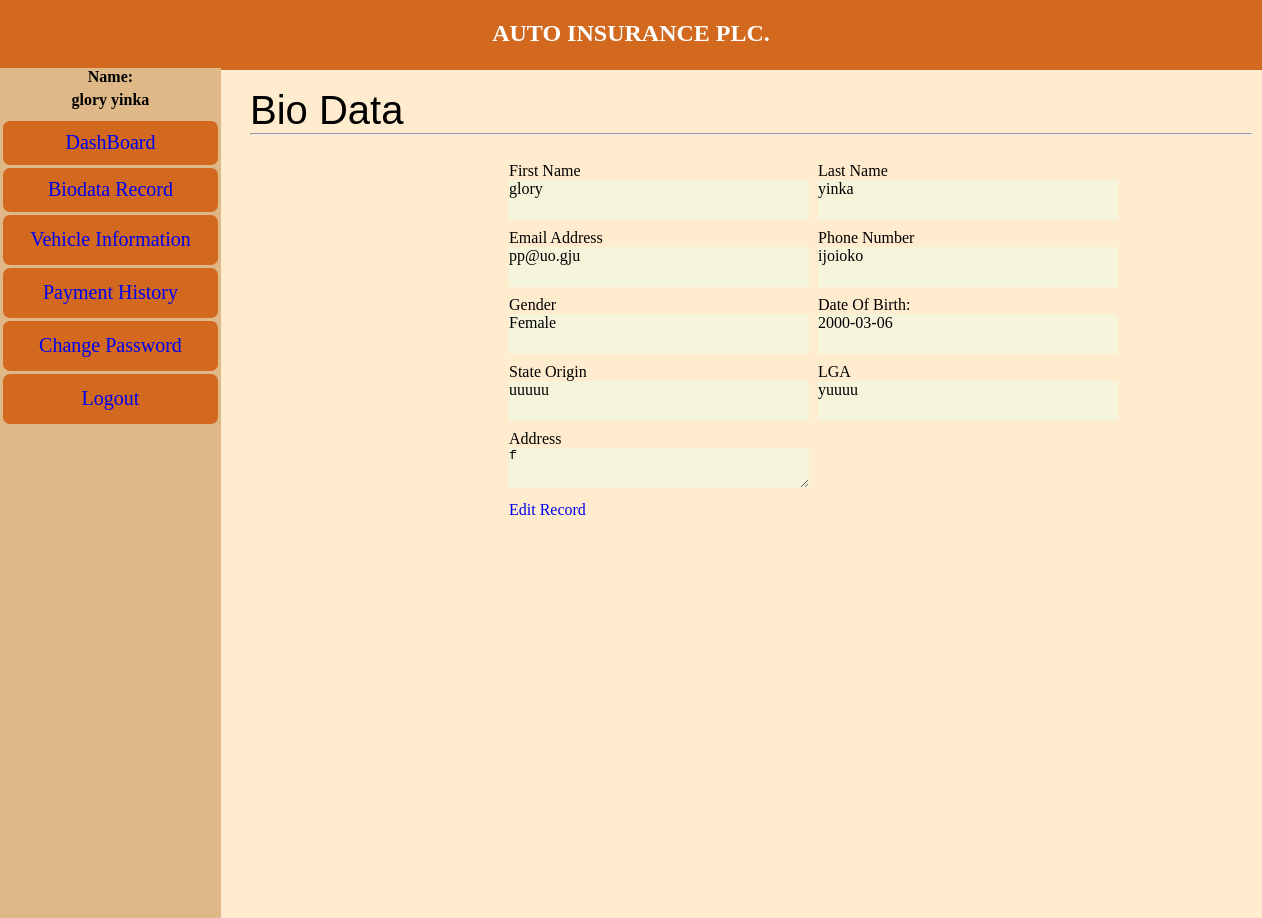
Page /u/biodata.php (signed in) on the committed database.
### tables this page shows
CREATE TABLE IF NOT EXISTS `users` (
  `id` int(11) NOT NULL AUTO_INCREMENT,
  `firstname` varchar(200) NOT NULL,
  `lastname` varchar(200) NOT NULL,
  `email` varchar(100) NOT NULL,
  `phone_number` varchar(50) NOT NULL,
  `password` varchar(70) NOT NULL,
  `type` varchar(40) NOT NULL,
  `vehicledetail` varchar(45) NOT NULL,
  `vehiclepic` varchar(45) NOT NULL,
  `sex` varchar(20) NOT NULL,
  `dob` date NOT NULL,
  `vecat` varchar(40) NOT NULL,
  `vecatpay` varchar(200) NOT NULL,
  `sor` varchar(50) NOT NULL,
  `lga` varchar(50) NOT NULL,
  `address` varchar(50) NOT NULL,
  `vechiclename` varchar(60) NOT NULL,
  `vechiclereg` varchar(90) NOT NULL,
  `suminsured` varchar(89) NOT NULL,
  `yearreg` timestamp NOT NULL DEFAULT CURRENT_TIMESTAMP ON UPDATE CURRENT_TIMESTAMP,
  `modelvec` varchar(90) NOT NULL,
  `engineno` varchar(90) NOT NULL,
  `chasisno` varchar(90) NOT NULL,
  `yearma` varchar(90) NOT NULL,
  `transid` varchar(40) NOT NULL,
  `rrr` varchar(40) NOT NULL,
  `amtpaid` varchar(20) NOT NULL,
  `payst` varchar(20) NOT NULL,
  PRIMARY KEY (`id`)
);

### u/biodata.php (the view, shortened to what this page needs)
<!DOCTYPE html>
<html>
<head>
   <link rel="stylesheet" type="text/css" href="/me/css/pro.css">
</head>
<body>
<?php
  include 'include/conn.php';
  $q = "SELECT * FROM users WHERE id = '".$_SESSION['user']."'";
  $result = mysqli_query($con, $q);
      $num = mysqli_num_rows($result);
if ($num == 1) {
    while ($row = mysqli_fetch_assoc($result)) {
      include 'include/navbar.php';?>
       <p class="title">Bio Data</p>
            <?php include 'include/ruler.php';?>
             <form  method="POST">
             <table width="457" height="382" border="0" cellpadding="7" cellspacing="9" class="tbupdate">
            <tr>
    <td width="144">
      <label>First Name</label>
       <p class="gettdup"> <?php echo $row['firstname'];?></p>  </td>
    <td width="265">
       <label>Last Name</label><br>
       <p class="gettdup"><?php echo $row['lastname'];?></p></td>
  </tr>
  <tr>
    <td>
       <label>Email Address </label>
        <p class="gettdup"  name="email"><?php echo $row['email'];?> </p>  </td>
    <td>
       <label>Phone Number </label><br>
         <p class="gettdup"><?php echo $row['phone_number'];?> </p>
          </td>
  </tr>
  <tr>
    <td>
       <label>Gender</label><br>
       <p class="gettdup"><?php echo $row['sex'];?> </p>   </td>
    <td>
      <label>Date Of Birth: </label><br>
      <p class="gettdup"><?php echo $row['dob'];?> </p>
  </tr>
<tr>
    <td height="41">
       <label>State Origin </label>
       <p class="gettdup"><?php echo $row['sor'];?> </p> </td>
    <td>
       <label>LGA </label><br>
       <p class="gettdup"><?php echo $row['lga'];?> </p>    </td>
  </tr>
        <tr>
    <td>
       <label>Address </label><br>
     <textarea class="gettdup"><?php echo $row['address'];?> </textarea>    </td>
  </tr>
  </form>
<tr>
 <td> <a href="bioupdate.php" class="mee">Edit Record</a></td>
</tr>
<?php
    }
}
?>
</body>
</html>

### u/include/navbar.php
<header></header>
    <h2 class="head">AUTO INSURANCE PLC.</h2>
    <div id="detail">
    <p class="detsub"><strong>Name:</strong></p>
        <p class="detname"><strong><?php echo $row['firstname'];?>  <?php echo $row['lastname'];?></strong></p>
    </div>
    <div class="conlink">
      <table width="221" height="309" border="0" cellpadding="3" cellspacing="3">
        <tr>
          <td class="tblink" height="42"><div align="center">
            <a class="link" href="profile.php">DashBoard </a>
          </td>
        </tr>
        <tr>
          <td class="tblink" height="42"><div align="center">
            <a class="link" href="biodata.php">Biodata Record </a>
          </td>
        </tr>
        <tr>
            <td class="tblink" height="48"><div align="center">
              <a class="link" href="vechicleinfo.php">Vehicle Information </a>
            </div></td>
        </tr>
        <tr>
            <td class="tblink" height="48"><div align="center">
             <a class="link" href="payment.php">Payment History </a>
            </div></td>
        </tr>
         <tr>
            <td class="tblink" height="48"><div align="center">
              <a class="link" href="password.php">Change Password </a>
            </div></td>
        </tr>
        <tr>
          <td class="tblink" height="48"><div align="center">
            <a class="link" href="logout.php">Logout </a></a></div></td>
        </tr>
      </table>
</div>

### u/include/ruler.php (shortened to what this page needs)
<hr><br>

### css/pro.css (style rules this page uses)
* { padding: 0; margin: 0; }
body { background-color:blanchedalmond; }
header { background-color: chocolate; width: 100%; height: 70px; }
.head { margin-top: -50px; text-align: center; color: white; }
#detail { width: 17.5%; height: 50px; background-color: burlywood; margin-top: 21px; }
.conlink { background-color: burlywood; width: 17.5%; height: 800px; }
.detsub { text-align: center; }
.detname { text-align: center; margin-top: 5px; }
.link { background-color:chocolate; border: 0; text-decoration: none; text-align: center; font-size: 20px; }
.tblink { background-color:chocolate; border-radius: 7px; }
.title { margin-left: 250px; margin-top: -830px; font-size: 40px; font-family: sans-serif; }
hr { margin-left: 250px; width: 1000px; color: white; }
.tbupdate { margin-left: 500px; }
.gettdup { background-color: beige; border: 0; width: 300px; height: 40px; }
.mee { text-decoration: none; }

### rows in the picture
users: firstname "glory", lastname "yinka", email "pp@uo.gju", phone_number "ijoioko", sex "Female", dob "2000-03-06", sor "uuuuu", lga "yuuuu", address "f"
